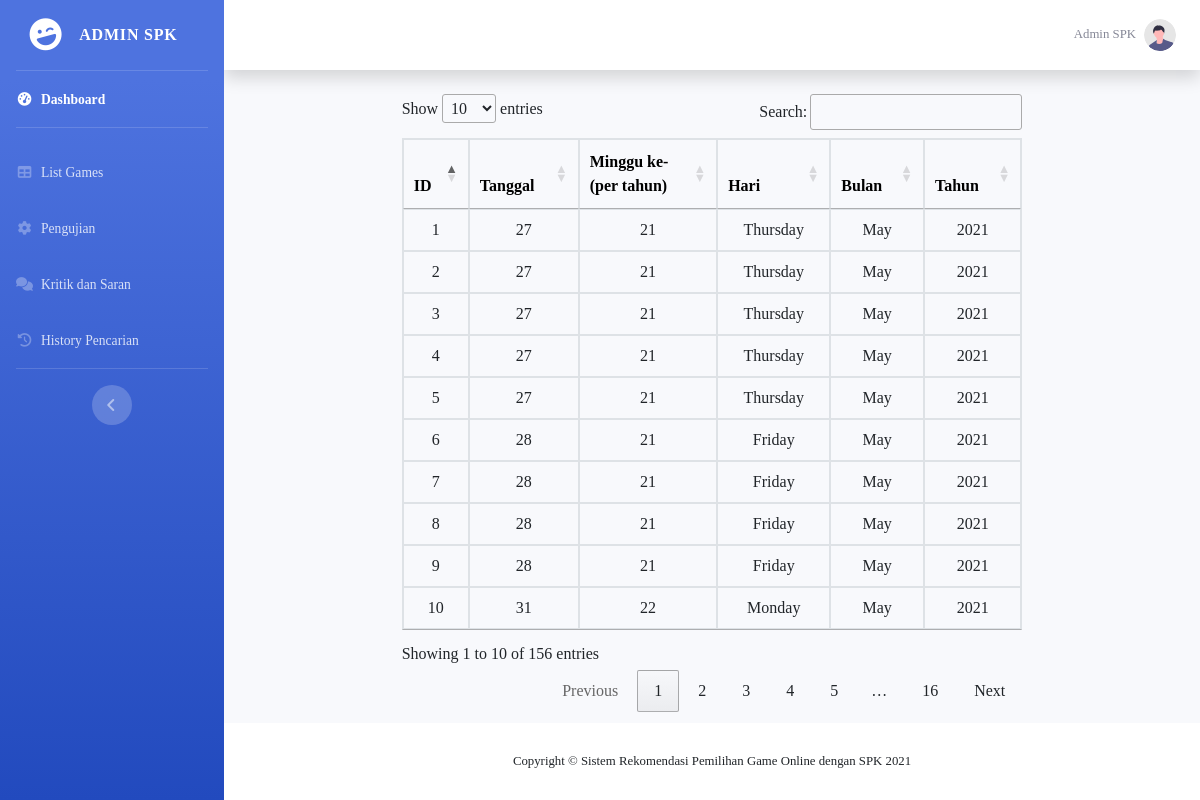
The page /halamanhistoryadmin.php (signed in) on the database its author committed.
### tables this page shows
CREATE TABLE `history` (
  `id_history` int(11) NOT NULL,
  `sum` int(11) NOT NULL,
  `datee2` date NOT NULL
);

### halamanhistoryadmin.php (the view, shortened to what this page needs)
<!DOCTYPE html>
<html lang="en">
<head>
    <link href="vendor/fontawesome-free/css/all.min.css" rel="stylesheet" type="text/css">
    <link href="css/sb-admin-2.min.css" rel="stylesheet">
    <link href="//netdna.bootstrapcdn.com/font-awesome/3.2.1/css/font-awesome.css" rel="stylesheet">
    <link rel="stylesheet" href="https://stackpath.bootstrapcdn.com/bootstrap/4.5.0/css/bootstrap.min.css">
    <link rel="stylesheet" href="https://cdn.datatables.net/1.10.21/css/jquery.dataTables.min.css">
    <link href="//netdna.bootstrapcdn.com/font-awesome/3.2.1/css/font-awesome.css" rel="stylesheet">
    <link rel="stylesheet" href="style.css">
</head>
<body id="page-top">
    <div id="wrapper">
        <ul class="navbar-nav bg-gradient-primary sidebar sidebar-dark accordion" id="accordionSidebar">
            <a class="sidebar-brand d-flex align-items-center justify-content-center" href="index.html">
                <div class="sidebar-brand-icon rotate-n-15">
                    <i class="fas fa-laugh-wink"></i>
                </div>
                <div class="sidebar-brand-text mx-3">Admin SPK</div>
            </a>
            <hr class="sidebar-divider my-0">
            <li class="nav-item active">
                <a class="nav-link" href="dashboardadmin.php">
                    <i class="fas fa-fw fa-tachometer-alt"></i>
                    <span>Dashboard</span></a>
            </li>
            <hr class="sidebar-divider">
            <li class="nav-item">
                <a class="nav-link collapsed" href="halamanlistgameadmin.php" aria-expanded="true" aria-controls="collapseTwo">
                    <i class="fas fa-fw fa-table"></i>
                    <span>List Games</span>
                </a>
            </li>
            <li class="nav-item">
                <a class="nav-link collapsed" href="halamanperhitunganadmin.php" aria-expanded="true" aria-controls="collapseUtilities">
                    <i class="fas fa-fw fa-cog"></i>
                    <span>Pengujian</span>
                </a>
            </li>
            <li class="nav-item">
                <a class="nav-link collapsed" href="halamankritiksaranadmin.php" aria-expanded="true" aria-controls="collapseUtilities">
                    <i class="fas fa-fw fa-comments"></i>
                    <span>Kritik dan Saran</span>
                </a>
            </li>
              <li class="nav-item">
                <a class="nav-link collapsed" href="halamanhistoryadmin.php" aria-expanded="true" aria-controls="collapseUtilities">
                    <i class="fas fa-fw fa-history"></i>
                    <span>History Pencarian</span>
                </a>
            </li>
            <hr class="sidebar-divider d-none d-md-block">
            <div class="text-center d-none d-md-inline">
                <button class="rounded-circle border-0" id="sidebarToggle"></button>
            </div>
        </ul>
        <div id="content-wrapper" class="d-flex flex-column">
            <div id="content">
                <nav class="navbar navbar-expand navbar-light bg-white topbar mb-4 static-top shadow">
                    <ul class="navbar-nav ml-auto">
                        <li class="nav-item dropdown no-arrow">
                            <a class="nav-link dropdown-toggle" href="#" id="userDropdown" role="button" data-toggle="dropdown" aria-haspopup="true" aria-expanded="false">
                                <span class="mr-2 d-none d-lg-inline text-gray-600 small">Admin SPK</span>
                                <img class="img-profile rounded-circle" src="img/undraw_profile.svg">
                            </a>
                        </li>
                    </ul>
                </nav>
                <div class="container-fluid">
                    <div class="row">
                        <div class="col-sm-2">
                        </div>
                        <div class="col-sm-8 text-center">
                            <?php
                            include "koneksi.php";
                            ?>
                            <table class="table myTable table-bordered ">
                                <thead style="color:black;">
                                    <tr>
                                        <th>ID</th>
                                        <th>Tanggal</th>
                                        <th>Minggu ke- <br> (per tahun)</th>
                                        <th>Hari</th>
                                        <th>Bulan</th>
                                        <th>Tahun</th>
                                    </tr>
                                </thead>
                                <tbody>
                                    <?php
                                    $sql = mysqli_query($koneksi, "SELECT * FROM history") or die(mysqli_error($koneksi));
                                    while ($row = mysqli_fetch_array($sql)) {
                                    ?>
                                        <tr>
                                            <td data-label="ID"><?php echo $row['id_history']; ?></td>
                                            <td data-label="Tanggal"><?php echo date('d', strtotime($row['datee2']));  ?></td>
                                            <td data-label="Minggu ke-"><?php echo date('W', strtotime($row['datee2']));  ?></td>
                                            <td data-label="Hari"><?php echo date('l', strtotime($row['datee2']));  ?></td>
                                            <td data-label="Bulan"><?php echo date('M', strtotime($row['datee2'])); ?></td>
                                            <td data-label="Tuhan"><?php echo date('Y', strtotime($row['datee2'])); ?></td>
                                        </tr>
                                        <div class="modal fade" id="editModal<?php echo $row['id']; ?>" role="dialog" arialabelledby="exampleModalLabel" aria-hidden="true">
                                    <?php
                                    }
                                    ?>
                                </tbody>
                            </table>
                        </div>
                        <div class="col-sm-2">
                        </div>
                    </div>
                </div>
            </div>
            <footer class="sticky-footer bg-white">
                <div class="container my-auto">
                    <div class="copyright text-center my-auto">
                        <span>Copyright &copy; Sistem Rekomendasi Pemilihan Game Online dengan SPK 2021</span>
                    </div>
                </div>
            </footer>
        </div>
    </div>
</body>
</html>

### style.css (style rules this page uses)
body { font-family:"Raleway"; }

### rows shown on the page
history: id_history "1", datee2 "27", datee2 "21", datee2 "Thursday", datee2 "May", datee2 "2021"
history: id_history "2", datee2 "27", datee2 "21", datee2 "Thursday", datee2 "May", datee2 "2021"
history: id_history "3", datee2 "27", datee2 "21", datee2 "Thursday", datee2 "May", datee2 "2021"
history: id_history "4", datee2 "27", datee2 "21", datee2 "Thursday", datee2 "May", datee2 "2021"
history: id_history "5", datee2 "27", datee2 "21", datee2 "Thursday", datee2 "May", datee2 "2021"
history: id_history "6", datee2 "28", datee2 "21", datee2 "Friday", datee2 "May", datee2 "2021"
history: id_history "7", datee2 "28", datee2 "21", datee2 "Friday", datee2 "May", datee2 "2021"
history: id_history "8", datee2 "28", datee2 "21", datee2 "Friday", datee2 "May", datee2 "2021"
history: id_history "9", datee2 "28", datee2 "21", datee2 "Friday", datee2 "May", datee2 "2021"
history: id_history "10", datee2 "31", datee2 "22", datee2 "Monday", datee2 "May", datee2 "2021"
